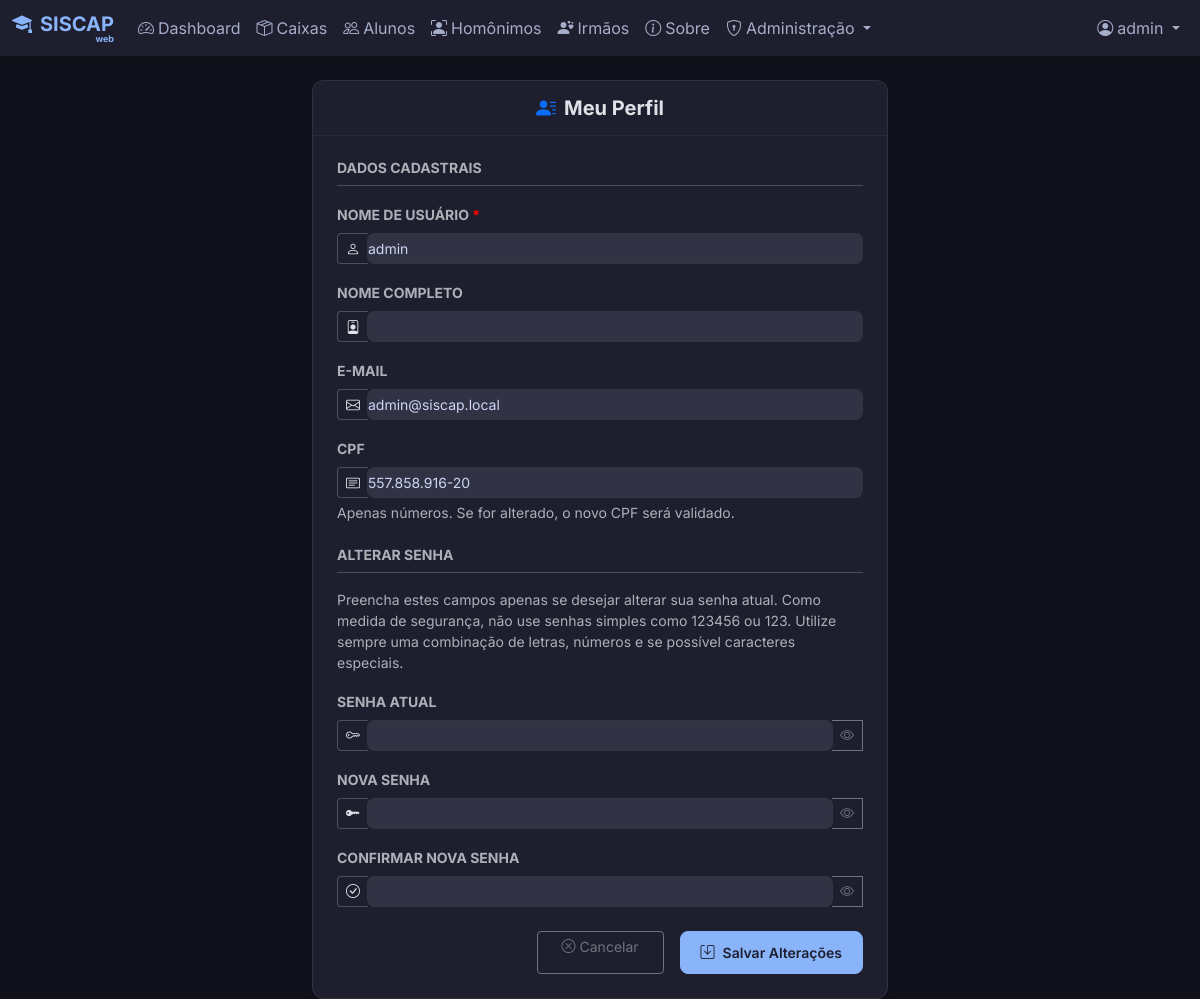
/meu_perfil (signed in), run on the app's committed database.
### models.py (models this page shows, shortened)
class User(UserMixin, db.Model):
    id = db.Column(db.Integer, primary_key=True)
    username = db.Column(db.String(80), unique=True, nullable=False)
    full_name = db.Column(db.String(120), nullable=True) # "Nome"
    cpf = db.Column(db.String(14), unique=True, nullable=True) # Formatted CPF 000.000.000-00
    email = db.Column(db.String(120), unique=True, nullable=True)
    password_hash = db.Column(db.String(200), nullable=False)
    role = db.Column(db.String(20), default='Usuário')
    active = db.Column(db.Boolean, default=True)

### app.py (the view, shortened to what this page needs)
@app.route('/meu_perfil', methods=['GET', 'POST'])
@login_required
def meu_perfil():
    return render_template('meu_perfil.html')

### app.py (called while the page is built, shortened)
def cleanup_old_exports():
    global last_cleanup_time
    now = get_local_time()
    if last_cleanup_time and (now - last_cleanup_time) < timedelta(hours=1):
        return
    try:
        downloads_folder = os.path.join(app.root_path, 'static', 'downloads')
        if not os.path.exists(downloads_folder):
            return
    except Exception as e:
        print(f"Erro na rotina de limpeza de exportações: {e}")

def create_app(config_class=DevelopmentConfig):
    if os.environ.get('FLASK_ENV') == 'production':
        config_class = ProductionConfig
    app = Flask(__name__)
    app.config.from_object(config_class)
    app.config['PERMANENT_SESSION_LIFETIME'] = timedelta(minutes=10)
    db.init_app(app)
    login_manager = LoginManager()
    login_manager.login_view = 'login'
    login_manager.login_message = ''
    login_manager.login_message_category = 'info'
    login_manager.init_app(app)
    @login_manager.user_loader
    def load_user(user_id):
        return User.query.get(int(user_id))
    return app, login_manager

@app.context_processor
def inject_system_config():
    return dict(system_config=SystemConfig.query.first())

@app.before_request
def check_admin_access():
    admin_routes = ['/usuarios', '/configuracoes', '/importacoes', '/auditoria', '/usuarios/gerenciar']
    if request.path in admin_routes or request.path.startswith('/usuarios/'):
        if current_user.is_authenticated and current_user.role != 'Administrador':
            flash('Acesso negado. Apenas administradores podem acessar esta área.', 'error')
            return redirect(url_for('dashboard'))

### models.py (called while the page is built)
def get_local_time():
    return datetime.now(timezone(timedelta(hours=-3)))

### templates/meu_perfil.html (shortened to what this page needs)
{% extends 'base.html' %}
{% block content %}
<div class="row justify-content-center">
    <div class="col-md-8 col-lg-6">
        <div class="card shadow-sm border-0">
            <div class="card-header bg-transparent py-3 border-bottom-0">
                <h5 class="card-title fw-bold text-center mb-0">
                    <i class="bi bi-person-lines-fill text-primary me-2"></i>Meu Perfil
                </h5>
            </div>
            <div class="card-body p-4">
                <form action="{{ url_for('meu_perfil') }}" method="POST" class="needs-validation" novalidate>
                    <h6 class="text-muted text-uppercase small fw-bold mb-3 border-bottom pb-2">Dados Cadastrais</h6>
                    <div class="mb-3">
                        <label class="form-label text-muted small text-uppercase fw-bold">Nome de Usuário <span style="color: red;">*</span></label>
                        <div class="input-group has-validation input-group-sm">
                            <span class="input-group-text bg-transparent border-end-0"><i class="bi bi-person"></i></span>
                            <input type="text" class="form-control border-start-0 ps-0" name="username" required
                                value="{{ current_user.username }}">
                        </div>
                    </div>
                    <div class="mb-3">
                        <label class="form-label text-muted small text-uppercase fw-bold">Nome Completo</label>
                        <div class="input-group input-group-sm">
                            <span class="input-group-text bg-transparent border-end-0"><i class="bi bi-person-badge"></i></span>
                            <input type="text" class="form-control border-start-0 ps-0" name="full_name"
                                value="{{ current_user.full_name or '' }}">
                        </div>
                    </div>
                    <div class="mb-3">
                        <label class="form-label text-muted small text-uppercase fw-bold">E-mail</label>
                        <div class="input-group input-group-sm">
                            <span class="input-group-text bg-transparent border-end-0"><i class="bi bi-envelope"></i></span>
                            <input type="email" class="form-control border-start-0 ps-0" name="email"
                                value="{{ current_user.email or '' }}">
                        </div>
                    </div>
                    <div class="mb-4">
                        <label class="form-label text-muted small text-uppercase fw-bold">CPF</label>
                        <div class="input-group input-group-sm">
                            <span class="input-group-text bg-transparent border-end-0"><i class="bi bi-card-text"></i></span>
                            <input type="text" class="form-control border-start-0 ps-0" name="cpf"
                                value="{{ current_user.cpf or '' }}">
                        </div>
                        <div class="form-text text-muted">Apenas números. Se for alterado, o novo CPF será validado.</div>
                    </div>
                    <h6 class="text-muted text-uppercase small fw-bold mb-3 border-bottom pb-2 mt-4">Alterar Senha</h6>
                    <div class="form-text text-muted mb-3">
                        Preencha estes campos apenas se desejar alterar sua senha atual.
                        Como medida de segurança, não use senhas simples como 123456 ou 123. Utilize sempre uma combinação de letras, números e se possível caracteres especiais.
                    </div>
                    <div class="mb-3" id="senhaAtualDiv">
                        <label class="form-label text-muted small text-uppercase fw-bold">Senha Atual</label>
                        <div class="input-group input-group-sm">
                            <span class="input-group-text bg-transparent border-end-0"><i class="bi bi-key"></i></span>
                            <input type="password" class="form-control border-start-0 ps-0 form-senha" id="senha_atual" name="senha_atual">
                            <button class="btn btn-outline-secondary border-start-0" type="button" onclick="togglePassword('senha_atual', this)"><i class="bi bi-eye"></i></button>
                        </div>
                    </div>
                    <div class="mb-3" id="novaSenhaDiv">
                        <label class="form-label text-muted small text-uppercase fw-bold">Nova Senha</label>
                        <div class="input-group input-group-sm">
                            <span class="input-group-text bg-transparent border-end-0"><i class="bi bi-key-fill"></i></span>
                            <input type="password" class="form-control border-start-0 ps-0 form-senha" id="nova_senha" name="nova_senha">
                            <button class="btn btn-outline-secondary border-start-0" type="button" onclick="togglePassword('nova_senha', this)"><i class="bi bi-eye"></i></button>
                        </div>
                    </div>
                    <div class="mb-4" id="repeteSenhaDiv">
                        <label class="form-label text-muted small text-uppercase fw-bold">Confirmar Nova Senha</label>
                        <div class="input-group input-group-sm">
                            <span class="input-group-text bg-transparent border-end-0"><i class="bi bi-check-circle"></i></span>
                            <input type="password" class="form-control border-start-0 ps-0 form-senha" id="confirmar_senha" name="confirmar_senha">
                            <button class="btn btn-outline-secondary border-start-0" type="button" onclick="togglePassword('confirmar_senha', this)"><i class="bi bi-eye"></i></button>
                        </div>
                    </div>
                    <div class="d-grid gap-2 d-md-flex justify-content-md-end">
                        <a href="{{ url_for('dashboard') }}" class="btn btn-sm btn-outline-secondary me-md-2 px-4"><i class="bi bi-x-circle me-1"></i>Cancelar</a>
                        <button type="submit" class="btn btn-sm btn-primary px-4">
                            <i class="bi bi-save me-2"></i>Salvar Alterações
                        </button>
                    </div>
                </form>
            </div>
        </div>
    </div>
</div>
{% endblock %}

### templates/base.html (shortened to what this page needs)
<!DOCTYPE html>
<html lang="pt-BR" data-bs-theme="dark">
<head>
    <link href="https://cdn.jsdelivr.net/npm/bootstrap@5.3.2/dist/css/bootstrap.min.css" rel="stylesheet"
>
    <link rel="stylesheet" href="https://cdn.jsdelivr.net/npm/bootstrap-icons@1.11.1/font/bootstrap-icons.css">
    <link rel="stylesheet" href="{{ url_for('static', filename='css/style.css') }}">
</head>
<body>
    {% if current_user.is_authenticated %}
    <nav class="navbar navbar-expand-lg navbar-dark sticky-top mb-4">
        <div class="container-fluid">
            <a class="navbar-brand d-inline-flex flex-column align-items-end" style="line-height: 1;"
                href="{{ url_for('dashboard') }}">
                <div><i class="bi bi-mortarboard-fill me-2"></i>SISCAP</div>
                <span style="font-size: 45%;">web</span>
            </a>
            <div class="collapse navbar-collapse" id="navbarNav">
                <ul class="navbar-nav me-auto mb-2 mb-lg-0">
                    <li class="nav-item">
                        <a class="nav-link {% if request.path == '/' %}active{% endif %}"
                            href="{{ url_for('dashboard') }}">
                            <i class="bi bi-speedometer2 me-1"></i>Dashboard
                        </a>
                    </li>
                    <li class="nav-item">
                        <a class="nav-link {% if request.path == '/caixas' %}active{% endif %}"
                            href="{{ url_for('caixas') }}">
                            <i class="bi bi-box-seam me-1"></i>Caixas
                        </a>
                    </li>
                    <li class="nav-item">
                        <a class="nav-link {% if request.path.startswith('/alunos') %}active{% endif %}"
                            href="{{ url_for('alunos') }}">
                            <i class="bi bi-people me-1"></i>Alunos
                        </a>
                    </li>
                    <li class="nav-item">
                        <a class="nav-link {% if request.path == '/homonimos' %}active{% endif %}"
                            href="{{ url_for('homonimos') }}">
                            <i class="bi bi-person-bounding-box me-1"></i>Homônimos
                        </a>
                    </li>
                    <li class="nav-item">
                        <a class="nav-link {% if request.path == '/irmaos' %}active{% endif %}"
                            href="{{ url_for('irmaos') }}">
                            <i class="bi bi-person-hearts me-1"></i>Irmãos
                        </a>
                    </li>
                    <li class="nav-item">
                        <a class="nav-link {% if request.path == '/sobre' %}active{% endif %}"
                            href="{{ url_for('sobre') }}">
                            <i class="bi bi-info-circle me-1"></i>Sobre
                        </a>
                    </li>
                    {% if current_user.role == 'Administrador' %}
                    <li class="nav-item dropdown">
                        <a class="nav-link dropdown-toggle {% if request.path in ['/usuarios', '/configuracoes', '/importacoes', '/auditoria', '/exportar-alunos'] %}active{% endif %}"
                            href="#" id="adminDropdown" role="button" data-bs-toggle="dropdown" aria-expanded="false">
                            <i class="bi bi-shield-lock me-1"></i>Administração
                        </a>
                    </li>
                    {% endif %}
                </ul>
                <ul class="navbar-nav">
                    <li class="nav-item dropdown">
                        <a class="nav-link dropdown-toggle" href="#" id="userDropdown" role="button"
                            data-bs-toggle="dropdown" aria-expanded="false">
                            <i class="bi bi-person-circle me-1"></i>{{ current_user.username }}
                        </a>
                    </li>
                </ul>
            </div>
        </div>
    </nav>
    {% endif %}
    <div class="container-fluid">
        <main class="main-content">
            {% block content %}{% endblock %}
        </main>
    </div>
    <div class="toast-container position-fixed top-0 end-0 p-3" style="z-index: 1055;">
    </div>
</body>
</html>

### static/css/style.css (style rules this page uses)
body { background-color: #11111b !important; color: #cdd6f4 !important; }
.nav-link { color: #a6adc8 !important; }
.card { background-color: #1e1e2e !important; border: 1px solid rgba(255, 255, 255, 0.08) !important; box-shadow: 0 10px 15px -3px rgba(0, 0, 0, 0.1), 0 4px 6px -2px rgba(0, 0, 0, 0.05) !important; border-radius: 12px !important; }
.card-header { background-color: transparent !important; border-bottom: 1px solid rgba(255, 255, 255, 0.05) !important; padding-bottom: 15px !important; padding-top: 15px !important; }
.form-control, .form-select { background-color: #313244 !important; border: 1px solid rgba(255, 255, 255, 0.1) !important; color: #cdd6f4 !important; border-radius: 8px !important; }
.btn-primary { background-color: #89b4fa !important; border-color: #89b4fa !important; color: #1e1e2e !important; font-weight: 600 !important; border-radius: 8px !important; padding: 10px 20px !important; }

### templates/base.html (style rules this page uses)
body { font-family: 'Inter', sans-serif; min-height: 100vh; background-color: #11111b; }
.navbar { background-color: #1e1e2e; box-shadow: 0 2px 5px rgba(0, 0, 0, 0.1); }
.nav-link { color: rgba(255, 255, 255, 0.7); transition: all 0.3s; }
.navbar-brand { color: #89b4fa !important; font-weight: 700; }
.card { background-color: #1e1e2e; border: 1px solid rgba(255, 255, 255, 0.05); box-shadow: 0 4px 6px rgba(0, 0, 0, 0.1); }

### data on the page
User: username "admin", email "admin@siscap.local", cpf "557.858.916-20"
